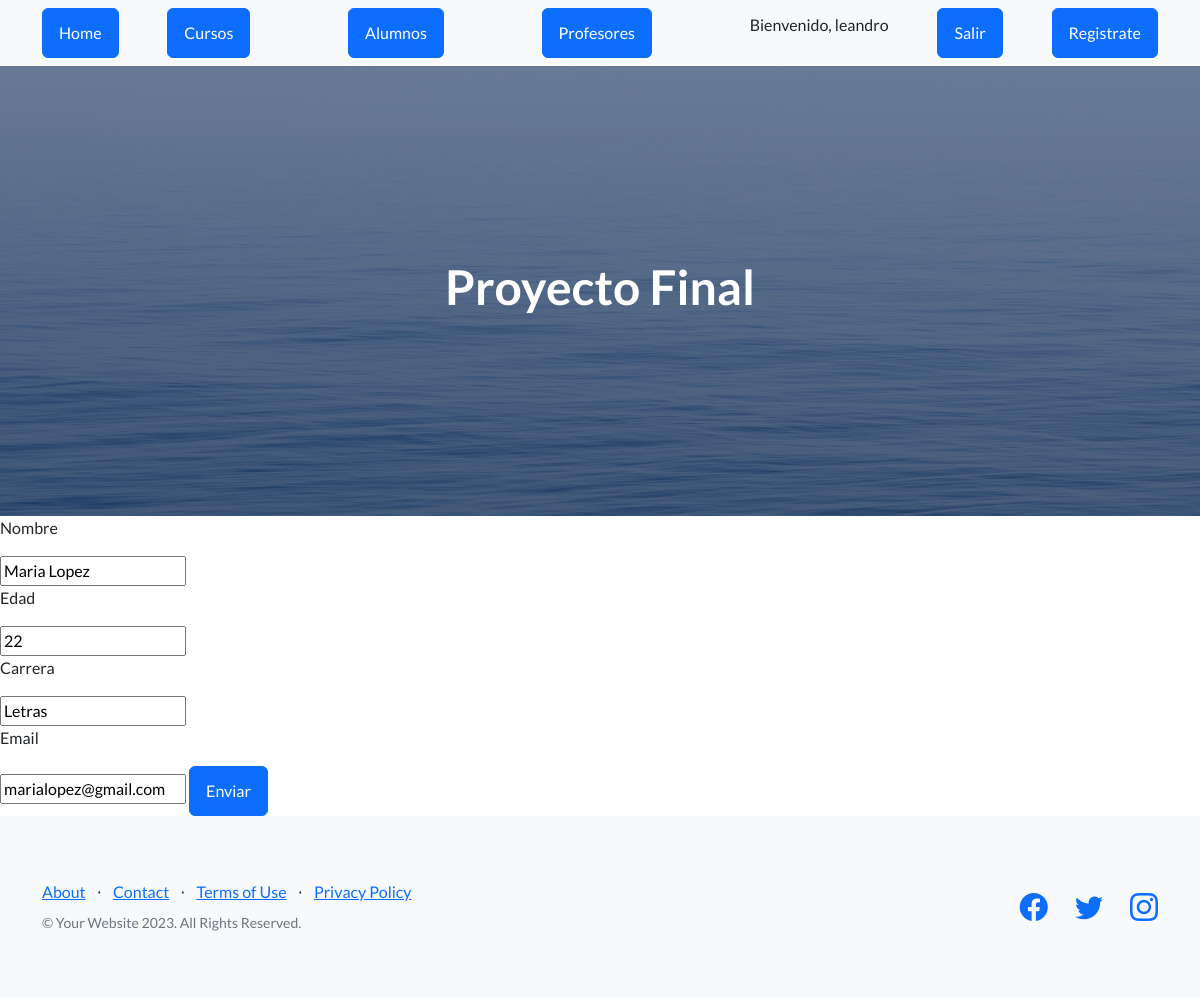
The app's page /AppCoder/editar_alumno/4 (signed in) with its own data.
### AppCoder/models.py (models this page shows, shortened)
class Alumno(models.Model):
    nombre = models.CharField(max_length=30)
    edad = models.IntegerField()
    carrera = models.CharField(max_length=25)
    email = models.CharField(max_length=25)

### AppCoder/views.py (the view)
# urls.py: path("editar_alumno/<int:id>" ,  views.editar_alumno, name="editar_alumno"),
def editar_alumno(request, id):
    alumno = Alumno.objects.get(id=id)
    if request.method == "POST":
        mi_formulario = Alumno_formulario(request.POST)
        if mi_formulario.is_valid():
            datos = mi_formulario.cleaned_data
            alumno.nombre = datos["nombre"]
            alumno.edad = datos["edad"]
            alumno.carrera = datos["carrera"]
            alumno.email = datos["email"]
            alumno.save()
            alumno = Alumno.objects.all()
            return render(request , "alumnos.html" , {"alumnos":alumno})
    else:
        mi_formulario = Alumno_formulario(initial={"nombre":alumno.nombre ,  "edad":alumno.edad , "carrera":alumno.carrera , "email":alumno.email})
    return render( request , "editar_alumno.html" , {"mi_formulario": mi_formulario , "alumno":alumno})

### AppCoder/forms.py
class Alumno_formulario(forms.Form):
    nombre =forms.CharField(max_length=30)
    edad = forms.IntegerField()
    carrera = forms.CharField(max_length=30)
    email = forms.CharField(max_length=30)

### AppCoder/template/editar_alumno.html (shortened to what this page needs)
{% extends 'padre.html' %}
{% load static %}
{% block contenido %}
<form action="{% url 'editar_alumno' alumno.id %}" method="POST">
        <p>Nombre</p>
        {{mi_formulario.nombre}}
        <p>Edad</p>
        {{mi_formulario.edad}}
        <p>Carrera</p>
        {{mi_formulario.carrera}}
        <p>Email</p>
        {{mi_formulario.email}}
        <button class="btn btn-primary">Enviar</button>
    </form>
{% endblock %}

### AppCoder/template/padre.html (shortened to what this page needs)
<!DOCTYPE html>
<html lang="en">
    <head>
        {% load static %}
        <link href="https://cdn.jsdelivr.net/npm/bootstrap-icons@1.5.0/font/bootstrap-icons.css" rel="stylesheet" type="text/css" />
        <link href="{% static 'AppCoder/css/styles.css' %}" rel="stylesheet" />
    </head>
    <body>
        <nav class="navbar navbar-light bg-light static-top">
            <div class="container">
                <a class="btn btn-primary"
                href="{% url 'home' %}">Home</a>
                {% if request.user.is_authenticated %}
                <a class="btn btn-primary"
                href="{% url 'cursos' %}">Cursos<a>
                {% endif %}
                <a class="btn btn-primary"href="{% url 'alumnos' %}">Alumnos<a>
                <a class="btn btn-primary" href="{% url 'profesores' %}">Profesores</a>
                {% if request.user.is_authenticated %}
                <p>Bienvenido, {{user.username}}</p>
                <a class="btn btn-primary" href="{% url 'Logout' %}">Salir</a>
                {% endif %}
                <a class="btn btn-primary" href="{% url 'Register' %}">Registrate</a>
            </div>
        </nav>
        <header class="masthead">
            <div class="container position-relative">
                <h1 class="text-center" style="color: white">Proyecto Final</h1>
            </div>
        </header>
        {% block contenido %}
        {% endblock %}
        <footer class="footer bg-light">
            <div class="container">
                <div class="row">
                    <div class="col-lg-6 h-100 text-center text-lg-start my-auto">
                        <ul class="list-inline mb-2">
                            <li class="list-inline-item"><a href="#!">About</a></li>
                            <li class="list-inline-item">⋅</li>
                            <li class="list-inline-item"><a href="#!">Contact</a></li>
                            <li class="list-inline-item">⋅</li>
                            <li class="list-inline-item"><a href="#!">Terms of Use</a></li>
                            <li class="list-inline-item">⋅</li>
                            <li class="list-inline-item"><a href="#!">Privacy Policy</a></li>
                        </ul>
                        <p class="text-muted small mb-4 mb-lg-0">&copy; Your Website 2023. All Rights Reserved.</p>
                    </div>
                    <div class="col-lg-6 h-100 text-center text-lg-end my-auto">
                        <ul class="list-inline mb-0">
                            <li class="list-inline-item me-4">
                                <a href="#!"><i class="bi-facebook fs-3"></i></a>
                            </li>
                            <li class="list-inline-item me-4">
                                <a href="#!"><i class="bi-twitter fs-3"></i></a>
                            </li>
                            <li class="list-inline-item">
                                <a href="#!"><i class="bi-instagram fs-3"></i></a>
                            </li>
                        </ul>
                    </div>
                </div>
            </div>
        </footer>
    </body>
</html>

### records on screen
Alumno: nombre "Maria Lopez", edad "22", carrera "Letras", email "marialopez@gmail.com"

### other values on screen
{{ user.username }} "leandro"
